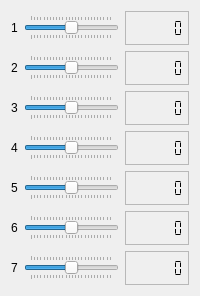
          <widget class="QWidget" name="tab_4">
           <attribute name="title">
            <string>Debug</string>
           </attribute>
           <layout class="QVBoxLayout" name="verticalLayout_20">
            <item>
             <layout class="QVBoxLayout" name="verticalLayout_19">
              <item>
               <layout class="QHBoxLayout" name="horizontalLayout_9">
                <item>
                 <widget class="QLabel" name="label_28">
                  <property name="text">
                   <string>1</string>
                  </property>
                 </widget>
                </item>
                <item>
                 <widget class="QSlider" name="ch1Sld">
                  <property name="minimum">
                   <number>-127</number>
                  </property>
                  <property name="maximum">
                   <number>127</number>
                  </property>
                  <property name="orientation">
                   <enum>Qt::Horizontal</enum>
                  </property>
                  <property name="invertedAppearance">
                   <bool>false</bool>
                  </property>
                  <property name="tickPosition">
                   <enum>QSlider::TicksBothSides</enum>
                  </property>
                 </widget>
                </item>
                <item>
                 <widget class="QLCDNumber" name="ch1Lcd">
                  <property name="minimumSize">
                   <size>
                    <width>0</width>
                    <height>34</height>
                   </size>
                  </property>
                  <property name="styleSheet">
                   <string notr="true">border-color: rgb(0, 255, 0);
border-color: rgb(0, 255, 0);</string>
                  </property>
                  <property name="frameShape">
                   <enum>QFrame::StyledPanel</enum>
                  </property>
                  <property name="frameShadow">
                   <enum>QFrame::Plain</enum>
                  </property>
                  <property name="smallDecimalPoint">
                   <bool>true</bool>
                  </property>
                  <property name="numDigits">
                   <number>6</number>
                  </property>
                  <property name="mode">
                   <enum>QLCDNumber::Dec</enum>
                  </property>
                  <property name="segmentStyle">
                   <enum>QLCDNumber::Flat</enum>
                  </property>
                 </widget>
                </item>
               </layout>
              </item>
              <item>
               <layout class="QHBoxLayout" name="horizontalLayout_10">
                <item>
                 <widget class="QLabel" name="label_29">
                  <property name="text">
                   <string>2</string>
                  </property>
                 </widget>
                </item>
                <item>
                 <widget class="QSlider" name="ch2Sld">
                  <property name="minimum">
                   <number>-127</number>
                  </property>
                  <property name="maximum">
                   <number>127</number>
                  </property>
                  <property name="orientation">
                   <enum>Qt::Horizontal</enum>
                  </property>
                  <property name="invertedAppearance">
                   <bool>false</bool>
                  </property>
                  <property name="tickPosition">
                   <enum>QSlider::TicksBothSides</enum>
                  </property>
                 </widget>
                </item>
                <item>
                 <widget class="QLCDNumber" name="ch2Lcd">
                  <property name="minimumSize">
                   <size>
                    <width>0</width>
                    <height>34</height>
                   </size>
                  </property>
                  <property name="styleSheet">
                   <string notr="true">border-color: rgb(0, 255, 0);
border-color: rgb(0, 255, 0);</string>
                  </property>
                  <property name="frameShape">
                   <enum>QFrame::StyledPanel</enum>
                  </property>
                  <property name="frameShadow">
                   <enum>QFrame::Plain</enum>
                  </property>
                  <property name="smallDecimalPoint">
                   <bool>true</bool>
                  </property>
                  <property name="numDigits">
                   <number>6</number>
                  </property>
                  <property name="mode">
                   <enum>QLCDNumber::Dec</enum>
                  </property>
                  <property name="segmentStyle">
                   <enum>QLCDNumber::Flat</enum>
                  </property>
                 </widget>
                </item>
               </layout>
              </item>
              <item>
               <layout class="QHBoxLayout" name="horizontalLayout_11">
                <item>
                 <widget class="QLabel" name="label_30">
                  <property name="text">
                   <string>3</string>
                  </property>
                 </widget>
                </item>
                <item>
                 <widget class="QSlider" name="ch3Sld">
                  <property name="minimum">
                   <number>-127</number>
                  </property>
                  <property name="maximum">
                   <number>127</number>
                  </property>
                  <property name="orientation">
                   <enum>Qt::Horizontal</enum>
                  </property>
                  <property name="invertedAppearance">
                   <bool>false</bool>
                  </property>
                  <property name="tickPosition">
                   <enum>QSlider::TicksBothSides</enum>
                  </property>
                 </widget>
                </item>
                <item>
                 <widget class="QLCDNumber" name="ch3Lcd">
                  <property name="minimumSize">
                   <size>
                    <width>0</width>
                    <height>34</height>
                   </size>
                  </property>
                  <property name="styleSheet">
                   <string notr="true">border-color: rgb(0, 255, 0);
border-color: rgb(0, 255, 0);</string>
                  </property>
                  <property name="frameShape">
                   <enum>QFrame::StyledPanel</enum>
                  </property>
                  <property name="frameShadow">
                   <enum>QFrame::Plain</enum>
                  </property>
                  <property name="smallDecimalPoint">
                   <bool>true</bool>
                  </property>
                  <property name="numDigits">
                   <number>6</number>
                  </property>
                  <property name="mode">
                   <enum>QLCDNumber::Dec</enum>
                  </property>
                  <property name="segmentStyle">
                   <enum>QLCDNumber::Flat</enum>
                  </property>
                 </widget>
                </item>
               </layout>
              </item>
              <item>
               <layout class="QHBoxLayout" name="horizontalLayout_12">
                <item>
                 <widget class="QLabel" name="label_31">
                  <property name="text">
                   <string>4</string>
                  </property>
                 </widget>
                </item>
                <item>
                 <widget class="QSlider" name="ch4Sld">
                  <property name="minimum">
                   <number>-127</number>
                  </property>
                  <property name="maximum">
                   <number>127</number>
                  </property>
                  <property name="orientation">
                   <enum>Qt::Horizontal</enum>
                  </property>
                  <property name="invertedAppearance">
                   <bool>false</bool>
                  </property>
                  <property name="tickPosition">
                   <enum>QSlider::TicksBothSides</enum>
                  </property>
                 </widget>
                </item>
                <item>
                 <widget class="QLCDNumber" name="ch4Lcd">
                  <property name="minimumSize">
                   <size>
                    <width>0</width>
                    <height>34</height>
                   </size>
                  </property>
                  <property name="styleSheet">
                   <string notr="true">border-color: rgb(0, 255, 0);
border-color: rgb(0, 255, 0);</string>
                  </property>
                  <property name="frameShape">
                   <enum>QFrame::StyledPanel</enum>
                  </property>
                  <property name="frameShadow">
                   <enum>QFrame::Plain</enum>
                  </property>
                  <property name="smallDecimalPoint">
                   <bool>true</bool>
                  </property>
                  <property name="numDigits">
                   <number>6</number>
                  </property>
                  <property name="mode">
                   <enum>QLCDNumber::Dec</enum>
                  </property>
                  <property name="segmentStyle">
                   <enum>QLCDNumber::Flat</enum>
                  </property>
                 </widget>
                </item>
               </layout>
              </item>
              <item>
               <layout class="QHBoxLayout" name="horizontalLayout_13">
                <item>
                 <widget class="QLabel" name="label_32">
                  <property name="text">
                   <string>5</string>
                  </property>
                 </widget>
                </item>
                <item>
                 <widget class="QSlider" name="ch5Sld">
                  <property name="minimum">
                   <number>-127</number>
                  </property>
                  <property name="maximum">
                   <number>127</number>
                  </property>
                  <property name="orientation">
                   <enum>Qt::Horizontal</enum>
                  </property>
                  <property name="invertedAppearance">
                   <bool>false</bool>
                  </property>
                  <property name="tickPosition">
                   <enum>QSlider::TicksBothSides</enum>
                  </property>
                 </widget>
                </item>
                <item>
                 <widget class="QLCDNumber" name="ch5Lcd">
                  <property name="minimumSize">
                   <size>
                    <width>0</width>
                    <height>34</height>
                   </size>
                  </property>
                  <property name="styleSheet">
                   <string notr="true">border-color: rgb(0, 255, 0);
border-color: rgb(0, 255, 0);</string>
                  </property>
                  <property name="frameShape">
                   <enum>QFrame::StyledPanel</enum>
                  </property>
                  <property name="frameShadow">
                   <enum>QFrame::Plain</enum>
                  </property>
                  <property name="smallDecimalPoint">
                   <bool>true</bool>
                  </property>
                  <property name="numDigits">
                   <number>6</number>
                  </property>
                  <property name="mode">
                   <enum>QLCDNumber::Dec</enum>
                  </property>
                  <property name="segmentStyle">
                   <enum>QLCDNumber::Flat</enum>
                  </property>
                 </widget>
                </item>
               </layout>
              </item>
              <item>
               <layout class="QHBoxLayout" name="horizontalLayout_14">
                <item>
                 <widget class="QLabel" name="label_33">
                  <property name="text">
                   <string>6</string>
                  </property>
                 </widget>
                </item>
                <item>
                 <widget class="QSlider" name="ch6Sld">
                  <property name="minimum">
                   <number>-127</number>
                  </property>
                  <property name="maximum">
                   <number>127</number>
                  </property>
                  <property name="orientation">
                   <enum>Qt::Horizontal</enum>
                  </property>
                  <property name="invertedAppearance">
                   <bool>false</bool>
                  </property>
                  <property name="tickPosition">
                   <enum>QSlider::TicksBothSides</enum>
                  </property>
                 </widget>
                </item>
                <item>
                 <widget class="QLCDNumber" name="ch6Lcd">
                  <property name="minimumSize">
                   <size>
                    <width>0</width>
                    <height>34</height>
                   </size>
                  </property>
                  <property name="styleSheet">
                   <string notr="true">border-color: rgb(0, 255, 0);
border-color: rgb(0, 255, 0);</string>
                  </property>
                  <property name="frameShape">
                   <enum>QFrame::StyledPanel</enum>
                  </property>
                  <property name="frameShadow">
                   <enum>QFrame::Plain</enum>
                  </property>
                  <property name="smallDecimalPoint">
                   <bool>true</bool>
                  </property>
                  <property name="numDigits">
                   <number>6</number>
                  </property>
                  <property name="mode">
                   <enum>QLCDNumber::Dec</enum>
                  </property>
                  <property name="segmentStyle">
                   <enum>QLCDNumber::Flat</enum>
                  </property>
                 </widget>
                </item>
               </layout>
              </item>
              <item>
               <layout class="QHBoxLayout" name="horizontalLayout_15">
                <item>
                 <widget class="QLabel" name="label_34">
                  <property name="text">
                   <string>7</string>
                  </property>
                 </widget>
                </item>
                <item>
                 <widget class="QSlider" name="ch7Sld">
                  <property name="minimum">
                   <number>-127</number>
                  </property>
                  <property name="maximum">
                   <number>127</number>
                  </property>
                  <property name="orientation">
                   <enum>Qt::Horizontal</enum>
                  </property>
                  <property name="invertedAppearance">
                   <bool>false</bool>
                  </property>
                  <property name="tickPosition">
                   <enum>QSlider::TicksBothSides</enum>
                  </property>
                 </widget>
                </item>
                <item>
                 <widget class="QLCDNumber" name="ch7Lcd">
                  <property name="minimumSize">
                   <size>
                    <width>0</width>
                    <height>34</height>
                   </size>
                  </property>
                  <property name="styleSheet">
                   <string notr="true">border-color: rgb(0, 255, 0);
border-color: rgb(0, 255, 0);</string>
                  </property>
                  <property name="frameShape">
                   <enum>QFrame::StyledPanel</enum>
                  </property>
                  <property name="frameShadow">
                   <enum>QFrame::Plain</enum>
                  </property>
                  <property name="smallDecimalPoint">
                   <bool>true</bool>
                  </property>
                  <property name="numDigits">
                   <number>6</number>
                  </property>
                  <property name="mode">
                   <enum>QLCDNumber::Dec</enum>
                  </property>
                  <property name="segmentStyle">
                   <enum>QLCDNumber::Flat</enum>
                  </property>
                 </widget>
                </item>
               </layout>
              </item>
             </layout>
            </item>
           </layout>
          </widget>
